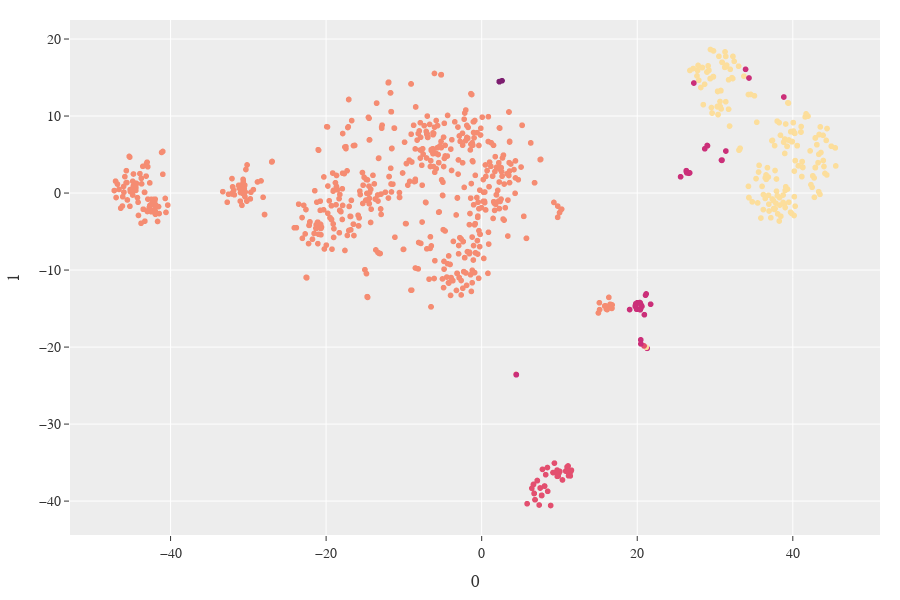

The cell this chart's notebook holds for it:
### Code cell
clustering_metric, y_pred = test_clustering_algorithm(X, y, food_df, kmeans, visual='tSNE', name="KMeans")

### Figure 1 — Plotly figure (JSON) as saved in the notebook; plotly's stock layout.template omitted (floating-point values rounded to 4 significant figures; data arrays with more than 128 entries replaced by an {"elided": "..."} marker saying what was removed)
{"data": [{"customdata": {"elided": "1120x1 str values"}, "hovertemplate": "0=%{x}<br>1=%{y}<br>food=%{customdata[0]}<br>color=%{marker.color}<extra></extra>", "legendgroup": "", "marker": {"color": {"elided": "1120 int values"}, "coloraxis": "coloraxis", "symbol": "circle"}, "mode": "markers", "name": "", "showlegend": false, "type": "scattergl", "x": {"elided": "1120 float values"}, "xaxis": "x", "y": {"elided": "1120 float values"}, "yaxis": "y"}], "layout": {"coloraxis": {"colorbar": {"title": {"text": "color"}}, "colorscale": [[0, "rgb(252, 222, 156)"], [0.1667, "rgb(250, 164, 118)"], [0.3333, "rgb(240, 116, 110)"], [0.5, "rgb(227, 79, 111)"], [0.6667, "rgb(220, 57, 119)"], [0.8333, "rgb(185, 37, 122)"], [1, "rgb(124, 29, 111)"]], "showscale": false}, "font": {"family": "CMU Serif", "size": 14}, "height": 600, "legend": {"tracegroupgap": 0}, "margin": {"b": 20, "l": 20, "r": 20, "t": 20}, "showlegend": false, "width": 900, "xaxis": {"anchor": "y", "domain": [0, 1], "title": {"text": "0"}}, "yaxis": {"anchor": "x", "domain": [0, 1], "title": {"text": "1"}}}}
